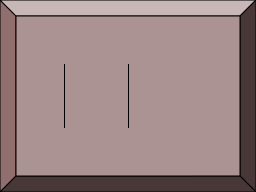

This game map was drawn from its Tiled (.tmx) file and the tilesets committed beside it. A one-line description and the full map source follow:
An orthogonal 4x3 tile map with 64x64 px tiles, 1 tile layer (Tile Layer 1).

<map version="1.0" tiledversion="1.1.2" orientation="orthogonal" renderorder="right-down" width="4" height="3" tilewidth="64" tileheight="64" infinite="0" nextobjectid="1">
 <tileset firstgid="1" source="Buildings1.tsx" />
 <layer name="Tile Layer 1" width="4" height="3">
  <data encoding="csv">
52,53,53,54,
9,64,64,10,
60,61,61,18
</data>
 </layer>
</map>
